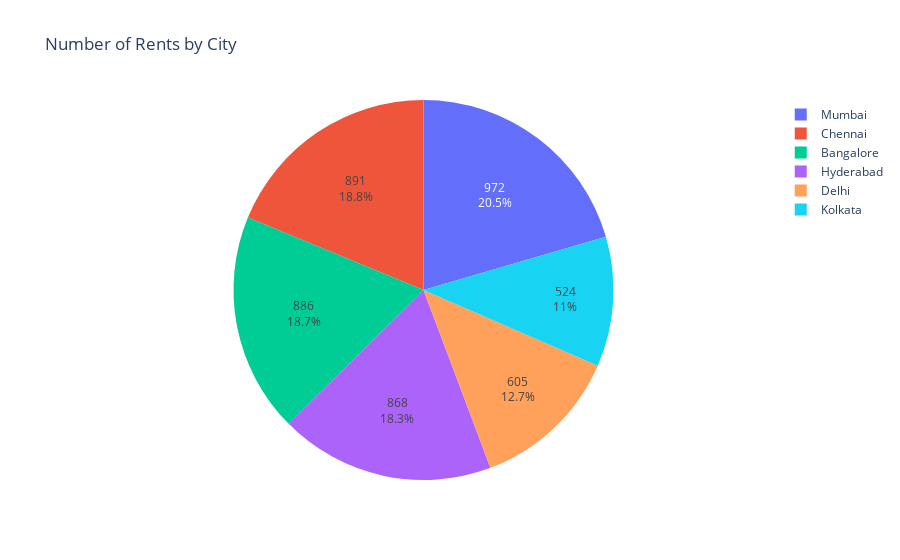

The cell this chart's notebook holds for it:
### Code cell
fig = px.pie(df, names = 'City',title = 'Number of Rents by City')
fig.update_traces(hoverinfo='label', textinfo='percent+value')
fig.show()

### Figure 1 — Plotly figure (JSON) as saved in the notebook; plotly's stock layout.template omitted (floating-point values rounded to 4 significant figures; data arrays with more than 128 entries replaced by an {"elided": "..."} marker saying what was removed)
{"data": [{"domain": {"x": [0, 1], "y": [0, 1]}, "hoverinfo": "label", "hovertemplate": "City=%{label}<extra></extra>", "labels": {"elided": "4746 str values"}, "legendgroup": "", "name": "", "showlegend": true, "textinfo": "percent+value", "type": "pie"}], "layout": {"legend": {"tracegroupgap": 0}, "title": {"text": "Number of Rents by City"}}}
